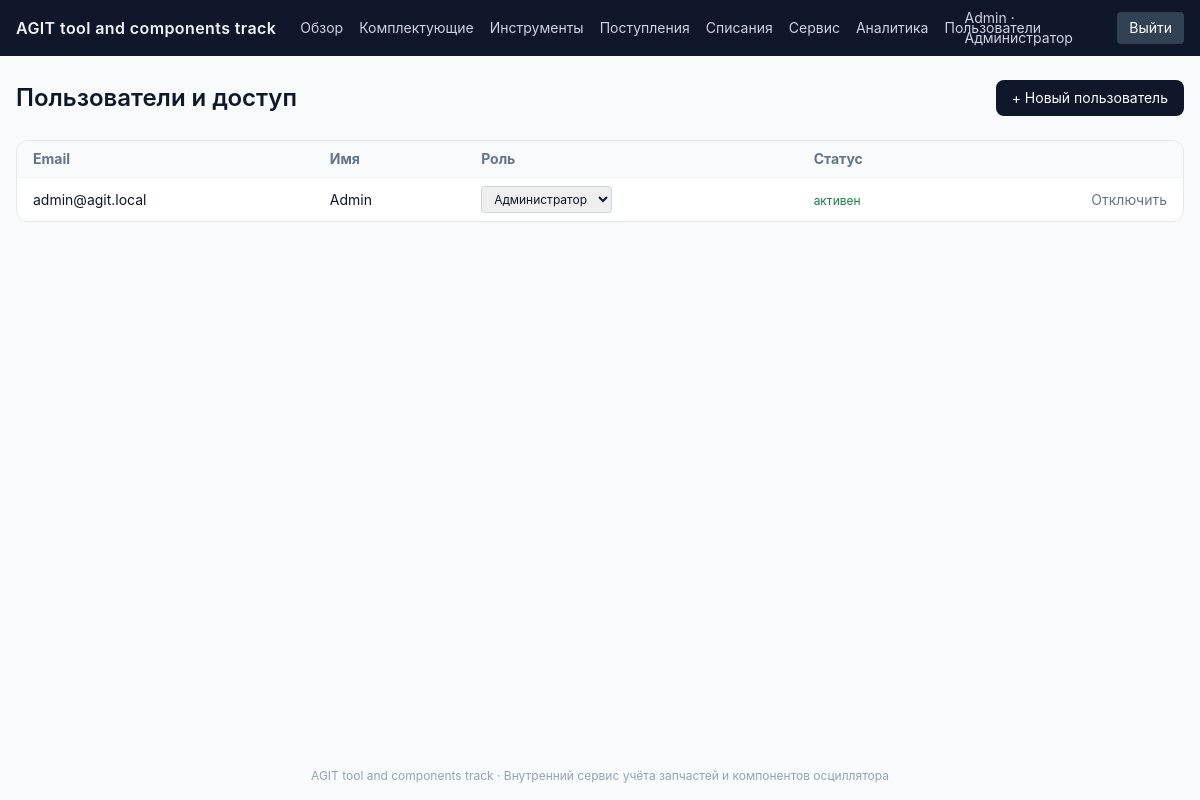
Page /admin/users (signed in) on the committed database.
### tables this page shows
CREATE TABLE users (
    id            INTEGER PRIMARY KEY AUTOINCREMENT,
    email         TEXT NOT NULL UNIQUE,
    password_hash TEXT NOT NULL,
    full_name     TEXT NOT NULL DEFAULT '',
    role          TEXT NOT NULL DEFAULT 'viewer' CHECK (role IN ('admin', 'engineer', 'viewer')),
    is_active     INTEGER NOT NULL DEFAULT 1,
    created_at    TIMESTAMP NOT NULL DEFAULT CURRENT_TIMESTAMP
);

### app/routes_admin.py (the view)
@bp.route("/users")
@roles_required("admin")
def users():
    all_users = db.query_all("SELECT * FROM users ORDER BY created_at")
    return render_template("admin/users.html", users=all_users, role_labels=ROLE_LABELS)

### app/auth.py (called while the page is built)
def load_logged_in_user():
    user_id = session.get("user_id")
    if user_id is None:
        g.user = None
    else:
        g.user = db.query_one(
            "SELECT id, email, full_name, role, is_active FROM users WHERE id = %s",
            [user_id],
        )
        if g.user and not g.user.get("is_active", True):
            g.user = None
            session.clear()

def roles_required(*roles):
    def decorator(view):
        @functools.wraps(view)
        def wrapped(*args, **kwargs):
            if g.user is None:
                return redirect(url_for("auth.login", next=request.path))
            if g.user["role"] not in roles:
                flash("Недостаточно прав для этого действия.", "error")
                return redirect(url_for("dashboard.index"))
            return view(*args, **kwargs)
        return wrapped
    return decorator

def can_edit():
    return g.user is not None and g.user["role"] in ("admin", "engineer")

### app/csrf.py (called while the page is built)
def get_csrf_token():
    token = session.get("_csrf_token")
    if not token:
        token = secrets.token_urlsafe(32)
        session["_csrf_token"] = token
    return token

def init_app(app):
    app.jinja_env.globals["csrf_token"] = get_csrf_token
    @app.before_request
    def _check_csrf():
        if request.method in ("POST", "PUT", "PATCH", "DELETE"):
            sent = request.form.get("csrf_token", "")
            expected = session.get("_csrf_token", "")
            if not expected or not secrets.compare_digest(sent, expected):
                abort(400, description="Некорректный CSRF-токен. Обновите страницу и повторите попытку.")

### app/db.py (called while the page is built, shortened)
def _to_sqlite(query: str) -> str:
    return _PLACEHOLDER_RE.sub("?", query)

def _get_raw_connection():
    if IS_POSTGRES:
        import time
        import psycopg2
        import psycopg2.extras
        last_error = None
        for attempt in range(3):
            try:
                return psycopg2.connect(DATABASE_URL, cursor_factory=psycopg2.extras.RealDictCursor)
            except psycopg2.OperationalError as e:
                last_error = e
                if attempt < 2:
                    time.sleep(1.5 * (attempt + 1))
        raise last_error
    else:
        os.makedirs(os.path.dirname(SQLITE_PATH), exist_ok=True)
        conn = sqlite3.connect(SQLITE_PATH, detect_types=sqlite3.PARSE_DECLTYPES)
        conn.row_factory = sqlite3.Row
        conn.execute("PRAGMA foreign_keys = ON")
        return SqliteConnWrapper(conn)

### app/templates/admin/users.html (shortened to what this page needs)
{% extends "base.html" %}
{% block content %}
<div class="flex items-center justify-between mb-6">
  <h1 class="text-2xl font-semibold">Пользователи и доступ</h1>
  <a href="{{ url_for('admin.new_user') }}" class="bg-slate-900 text-white text-sm px-4 py-2 rounded-lg hover:bg-slate-800">+ Новый пользователь</a>
</div>
<div class="bg-white border border-slate-200 rounded-xl overflow-hidden">
<table class="w-full text-sm">
  <thead class="bg-slate-50 text-slate-500 text-left">
    <tr><th class="px-4 py-2">Email</th><th class="px-4 py-2">Имя</th><th class="px-4 py-2">Роль</th><th class="px-4 py-2">Статус</th><th class="px-4 py-2"></th></tr>
  </thead>
  <tbody>
    {% for u in users %}
    <tr class="border-t border-slate-100">
      <td class="px-4 py-2">{{ u.email }}</td>
      <td class="px-4 py-2">{{ u.full_name }}</td>
      <td class="px-4 py-2">
        <form method="post" action="{{ url_for('admin.change_role', user_id=u.id) }}" class="inline-flex items-center gap-2">
          <select name="role" onchange="this.form.submit()" class="border border-slate-300 rounded px-2 py-1 text-xs">
            {% for k, v in role_labels.items() %}
            <option value="{{ k }}" {{ 'selected' if u.role==k }}>{{ v }}</option>
            {% endfor %}
          </select>
        </form>
      </td>
      <td class="px-4 py-2">
        {% if u.is_active %}<span class="text-green-700 text-xs">активен</span>{% else %}<span class="text-red-600 text-xs">отключён</span>{% endif %}
      </td>
      <td class="px-4 py-2 text-right">
        <form method="post" action="{{ url_for('admin.toggle_active', user_id=u.id) }}">
          <button class="text-sm text-slate-500 hover:underline">{{ 'Отключить' if u.is_active else 'Включить' }}</button>
        </form>
      </td>
    </tr>
    {% endfor %}
  </tbody>
</table>
</div>
{% endblock %}

### app/templates/base.html (shortened to what this page needs)
<!doctype html>
<html lang="ru">
<head>
  <script src="https://cdn.tailwindcss.com"></script>
</head>
<body class="bg-slate-50 text-slate-900 min-h-screen flex flex-col">
  {% if current_user %}
  <nav class="bg-slate-900 text-slate-100">
    <div class="max-w-[1600px] mx-auto px-4 xl:px-8">
      <div class="flex items-center justify-between h-14 gap-4">
        <div class="flex items-center gap-6 min-w-0">
          <a href="{{ url_for('dashboard.index') }}" class="font-semibold tracking-wide whitespace-nowrap shrink-0">AGIT tool and components track</a>
          <div class="hidden lg:flex gap-4 text-sm text-slate-300">
            <a href="{{ url_for('dashboard.index') }}" class="hover:text-white">Обзор</a>
            <a href="{{ url_for('parts.list_parts') }}" class="hover:text-white">Комплектующие</a>
            <a href="{{ url_for('tools.list_view') }}" class="hover:text-white">Инструменты</a>
            <a href="{{ url_for('receipts.list_receipts') }}" class="hover:text-white">Поступления</a>
            <a href="{{ url_for('writeoffs.list_writeoffs') }}" class="hover:text-white">Списания</a>
            <a href="{{ url_for('jobs.list_view') }}" class="hover:text-white">Сервис</a>
            <a href="{{ url_for('analytics.index') }}" class="hover:text-white">Аналитика</a>
            {% if current_user.role == 'admin' %}
            <a href="{{ url_for('admin.users') }}" class="hover:text-white">Пользователи</a>
            {% endif %}
          </div>
        </div>
        <div class="flex items-center gap-3 text-sm text-slate-300">
          <a href="{{ url_for('auth.change_password') }}" class="hover:text-white">{{ current_user.full_name or current_user.email }} · {{ role_labels[current_user.role] }}</a>
          <a href="{{ url_for('auth.logout') }}" class="px-3 py-1.5 rounded bg-slate-700 hover:bg-slate-600 text-white">Выйти</a>
        </div>
      </div>
    </div>
  </nav>
  {% endif %}
  <main class="flex-1 max-w-[1600px] mx-auto w-full px-4 xl:px-8 py-6">
    {% block content %}{% endblock %}
  </main>
  <footer class="text-center text-xs text-slate-400 py-4">AGIT tool and components track · Внутренний сервис учёта запчастей и компонентов осциллятора</footer>
</body>
</html>

### app/templates/base.html (style rules this page uses)
body { font-family: -apple-system, BlinkMacSystemFont, "Segoe UI", Roboto, sans-serif; }

### rows in the picture
users: full_name "Admin", role "Администратор", email "admin@agit.local", shows "активен", is_active "Отключить"

### other values in the picture
form field role "Администратор"
